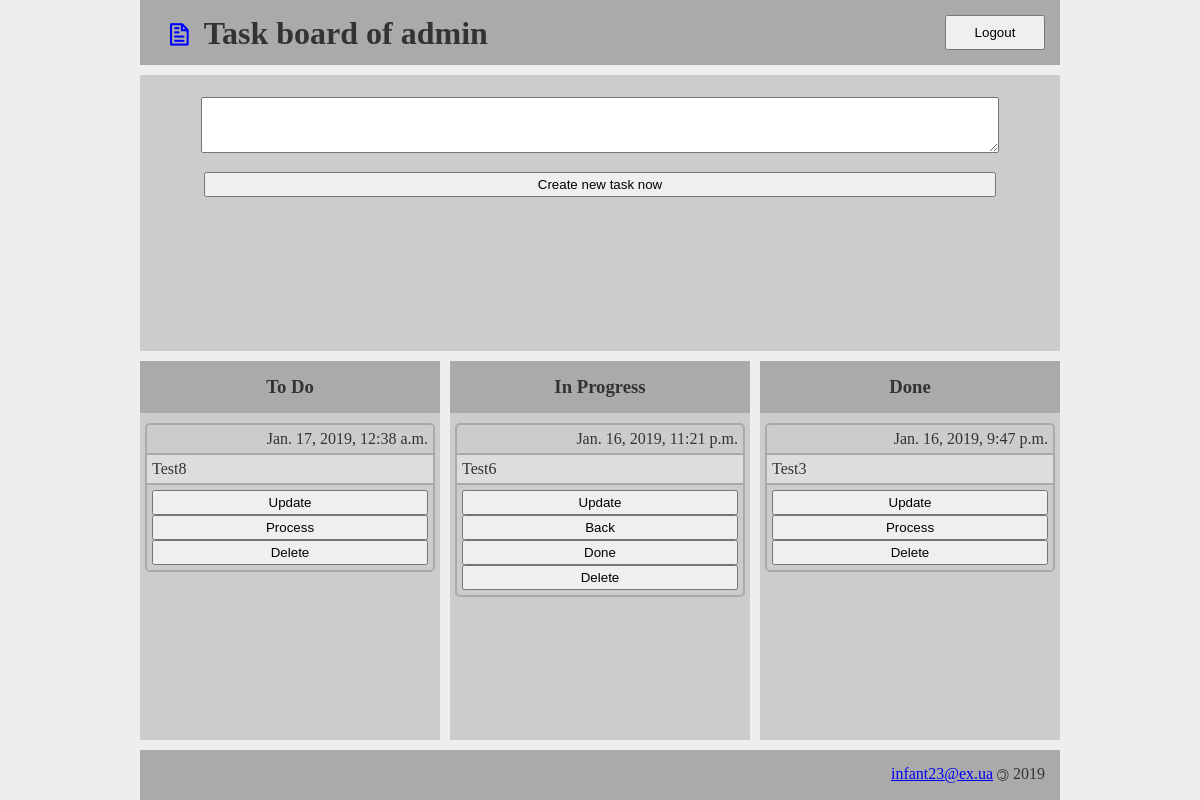
Before: /board/ (signed in) with the older database file.
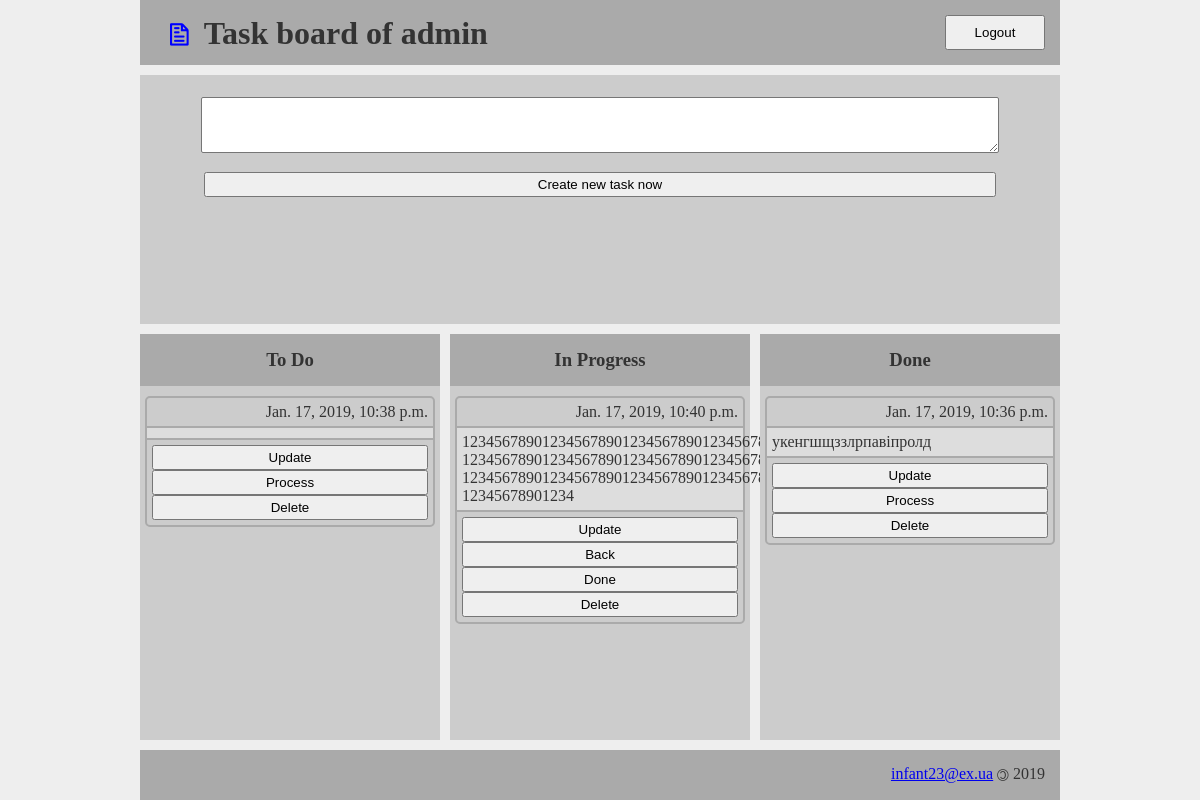
After: the same page with the newer database file.
### board/models.py (models this page shows, shortened)
class Task(models.Model):
	TASK_STATE = (
		('T', 'TO DO'),
		('P', 'In progress'),
		('D', 'Done'),
		)
	user_id = models.ForeignKey(User, on_delete=models.CASCADE)
	content = models.CharField(blank=True, max_length=140)
	state = models.CharField(max_length=20, blank=True, choices=TASK_STATE)
	pub_date = models.DateTimeField(auto_now_add=True)
	def get_update_url(self):
		return reverse('board:task_update_url', kwargs={'pk': self.pk})
	def get_delete_url(self):
		return reverse('board:task_delete_url', kwargs={'pk': self.pk})
	def get_leave_url(self):
		return reverse('board:task_leave_url', kwargs={'pk': self.pk})
	def get_process_url(self):
		return reverse('board:task_process_url', kwargs={'pk': self.pk})
	def get_done_url(self):
		return reverse('board:task_done_url', kwargs={'pk': self.pk})
	class Meta:
		ordering = ['-pub_date']

### board/views.py (the view, shortened to what this page needs)
# urls.py: path('', TaskList.as_view(), name='index'),
class TaskList(LoginRequiredMixin, View):
	model = Task
	model_form = TaskTextForm
	template = 'board/index.html'
	page = 'board:index'
	login_url = 'board:login'
	def get(self, request):
		lst = self.model.objects.filter(user_id=request.user)
		context = {
			'tasks_todo': lst.filter(state='T'),
			'tasks_now': lst.filter(state='P'),
			'tasks_done': lst.filter(state='D'),
			'form': self.model_form(),
			'user':request.user
		}
		return render(request, self.template, context=context)

### board/forms.py
class TaskTextForm(forms.ModelForm):
	class Meta:
		model = Task
		fields = ['content']
		widgets = {
			'content': forms.Textarea(attrs={'class': 'form-control'})
		}

### board/templates/board/index.html (shortened to what this page needs)
{% extends 'base.html' %}
{% block content %}
	<section class="form">
		<div class="wrapper">
			<form action="{% url 'board:index' %}" method="post">
				{{ form.content }}
				<button type="submit">Create new task now</button>
			</form>
		</div>
	</section>
	{% include 'board/includes/board.html' %}
{% endblock %}

### templates/base.html (shortened to what this page needs)
{% load static %}
<!DOCTYPE html>
<html lang="uk">
<head>
	<link rel="stylesheet" type="text/css" href="{% static 'css/base.css' %}">
</head>
<body>
	<header>
		<a href="{% url 'board:index' %}" title="Board">
			<h1><span class="icon">&#xe048</span></h1>
		</a>
		{% if user.is_authenticated %}
			<h1>Task board of {{ user.username }}</h1>
			<a href="{% url 'board:logout' %}">
				<button class="logout">Logout</button>
			</a>
		{% else %}
			<h1>Task board</h1>
		{% endif %}
	</header>
	{% block content %}{% endblock %}
	<footer>
		<p><a href="mailto:infant23@ex.ua">infant23@ex.ua</a> <span class="copyleft">&copy;</span> 2019</p>
	</footer>
</body>
</html>

### board/templates/board/includes/board.html
<section class="todo">
	<h3>To Do</h3>
	<div class="wrapper">
		{% if tasks_todo %}
			{% for task in tasks_todo %}
				{% include 'board/includes/task.html' %}
			{% endfor %}
		{% else %}
			<p>There are nothing To Do</p>
		{% endif %}
	</div>
</section>
<section class="now">
	<h3>In Progress</h3>
	<div class="wrapper">
		{% if tasks_now %}
			{% for task in tasks_now %}
				{% include 'board/includes/task.html' %}
			{% endfor %}
		{% else %}
			<p>There are nothing In Progress</p>
		{% endif %}
	</div>
</section>
<section class="done">
	<h3>Done</h3>
	<div class="wrapper">
		{% if tasks_done %}
			{% for task in tasks_done %}
				{% include 'board/includes/task.html' %}
			{% endfor %}
		{% else %}
			<p>There are nothing Done</p>
		{% endif %}
	</div>
</section>

### board/templates/board/includes/task.html (shortened to what this page needs)
<div class="card">
	<div class="date">
		{{ task.pub_date }}
	</div>
	<div class="content">
		<p>{{ task.content }}</p>
	</div>
	<div class="controll">
		<a href="{{ task.get_update_url }}">
			<button>Update</button>
		</a>
		{% if task.state == "P" %}
			<form action="{{ task.get_leave_url }}" method="post">
				<button type="submit">Back</button>
			</form>
		{% endif %}
		{% if task.state == "T" or task.state == "D" %}
			<form action="{{ task.get_process_url }}" method="post">
				<button type="submit">Process</button>
			</form>
		{% endif %}
		{% if task.state == "P" %}
			<form action="{{ task.get_done_url }}" method="post">
				<button type="submit">Done</button>
			</form>
		{% endif %}
		<form action="{{ task.get_delete_url }}" method="post">
			<button type="submit">Delete</button>
		</form>
	</div>
</div>

### static/css/base.css (style rules this page uses)
* { padding: 0; margin: 0; }
body { min-height: 100vh; display: grid; grid-template-columns: 0.5fr 25% 25% 25% 0.5fr; grid-template-rows: 65px auto auto 50px; grid-template-areas: ". header header header ." ". form form form ." ". todo now done ." ". footer footer footer ."; grid-gap: 10px; background: #eee; color: #333; font-family: serif; }
header { grid-area: header; text-align: right; background: #aaa; padding: 15px; }
section { background: #ccc; }
section.form { grid-area: form; text-align: center; padding: 15px; }
section.todo { grid-area: todo; }
section.now { grid-area: now; }
section.done { grid-area: done; }
section h3 { display: block; background: #aaa; text-align: center; padding: 15px; }
section .wrapper { padding: 5px; }
footer { grid-area: footer; text-align: right; background: #aaa; padding: 15px; }
header h1 { float: left; }
textarea { width: 90%; height: 50px; padding: 2px; border-radius: 2px; }
.card { border: solid 2px #aaa; border-radius: 5px; background: #ccc; margin: 5px 0 5px; }
.card .date { text-align: right; margin: 5px; }
.content { background-color: #ddd; padding: 5px; border-top: solid 2px #aaa; border-bottom: solid 2px #aaa; }
.controll { padding: 5px; }
button { width: 100%; height: 25px; }
.form button { width: 90%; margin-top: 15px; }
button.logout { width: 100px; height: 35px; }
span.icon { font-family: LigatureSymbols; font-weight: normal; color: #00f; margin: 15px; }
span.copyleft { font-family: sans-serif; display: inline-block; transform: rotate(180deg); }

Changed rows visible on the page:
removed Task: pub_date "Jan. 17, 2019, 12:38 a.m.", content "Test8", shown under "To Do"
removed Task: pub_date "Jan. 16, 2019, 11:21 p.m.", content "Test6", shown under "In Progress"
removed Task: pub_date "Jan. 16, 2019, 9:47 p.m.", content "Test3", shown under "Done"
added Task: pub_date "Jan. 17, 2019, 10:38 p.m.", shown under "To Do"
added Task: pub_date "Jan. 17, 2019, 10:40 p.m.", content "1234567890123456789012345678901234567890 1234567890123456789012345678901234567890 1234567890123456789012345678901234567890 12345678901234", shown under "In Progress"
added Task: pub_date "Jan. 17, 2019, 10:36 p.m.", content "укенгшщззлрпавіпролд", shown under "Done"
